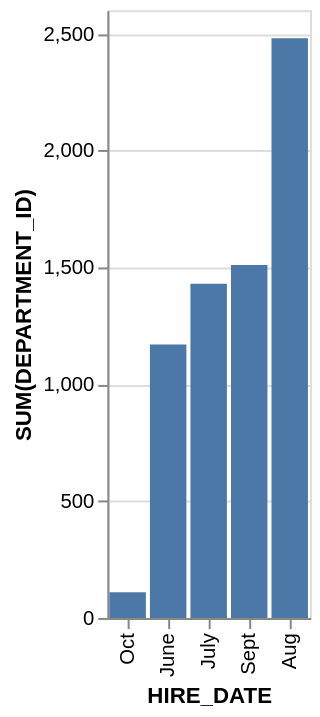

The Vega-Lite source for this figure:
### Vega-Lite specification from a JSON file in a GitHub repository (floating-point values rounded to 4 significant figures)
{"data": {"values": [{"x_data": "Oct", "y_data": 110}, {"x_data": "June", "y_data": 1170}, {"x_data": "July", "y_data": 1430}, {"x_data": "Sept", "y_data": 1510}, {"x_data": "Aug", "y_data": 2480}]}, "mark": "bar", "encoding": {"x": {"field": "x_data", "type": "nominal", "title": "HIRE_DATE", "sort": {"op": "sum", "field": "y_data", "order": "ascending"}}, "y": {"field": "y_data", "type": "quantitative", "title": "SUM(DEPARTMENT_ID)"}}}
